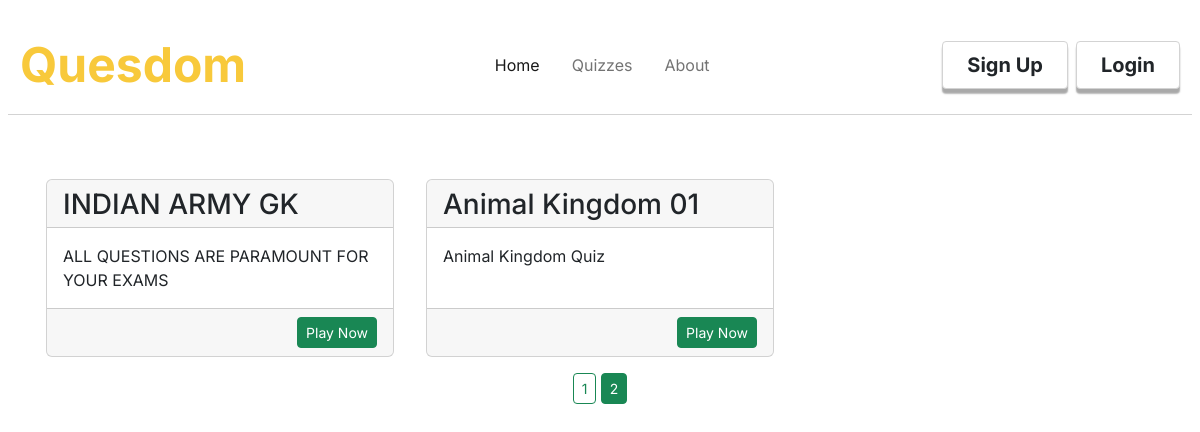
Before: /allquizzes?page=2 with the older database file.
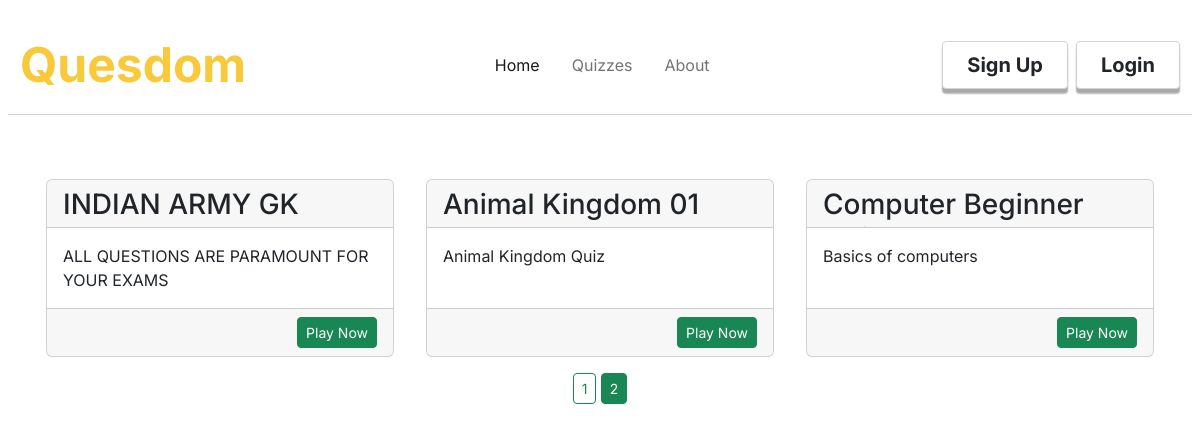
After: the same page with the newer database file.
### quesdom/models.py (models this page shows, shortened)
class Quizzes(db.Model):
    id = db.Column(db.Integer, primary_key = True)
    quiz_title = db.Column(db.String(30), nullable= False)
    quiz_description = db.Column(db.String(200), nullable=False)
    quiz_category = db.Column(db.String(20), nullable=False)
    quiz_difficulty = db.Column(db.String(10), nullable=False)
    date_created = db.Column(db.DateTime, nullable=False, default=datetime.utcnow)
    author = db.Column(db.Integer, db.ForeignKey('users.id'), nullable=False)
    created_by = db.relationship('Users',backref='created_by',lazy=True)
    questions = db.relationship('Questions',backref='contains',cascade="all, delete-orphan",lazy=True)

### quesdom/routes.py (the view)
@app.route('/allquizzes')
def allquizzes():
    page = request.args.get('page',1, int)
    quizzes = Quizzes.query.paginate(per_page = 6,page = page)
    return render_template('allquizzes.html',title='All Quizzes',quizzes=quizzes)

### quesdom/templates/allquizzes.html
{%extends "layout.html"%}
{%block content%}
<div class="content-section row pt-md-5">
    {%for quiz in quizzes.items%}
        <div class="col-12 col-sm-6 col-md-4 p-3">
            <div class="card">
                <div class="card-header h3" style="height: 3rem; overflow:hidden;">
                    {{quiz.quiz_title}}
                </div>
                <div class="card-body" style="height: 5rem; overflow:hidden;">
                    {{quiz.quiz_description}}
                </div>
                <div class="card-footer text-end">
                    <a class="btn btn-success btn-sm" href="{{url_for('playquiz',quiz_id=quiz.id)}}">Play Now</a>
                </div>
            </div>
        </div>
    {%endfor%}
    <div class="page-links text-center">
        {% for page_num in quizzes.iter_pages() %}
        {% if page_num %}
            {% if quizzes.page == page_num %}
                <a class="active btn btn-outline-success btn-sm" href="{{url_for('allquizzes',page=page_num)}}">{{page_num}}</a>
            {% else %}
                <a class="btn btn-outline-success btn-sm" href="{{url_for('allquizzes',page=page_num)}}">{{page_num}}</a>
            {% endif %}
        {% else %}
            <span class="btn btn-outline-success btn-sm">...</span>
        {% endif %}
    {% endfor %}
    </div>
</div>
{%endblock%}

Changed rows visible on the page:
added Quizzes: quiz_title "Computer Beginner…", quiz_description "Basics of computers"
